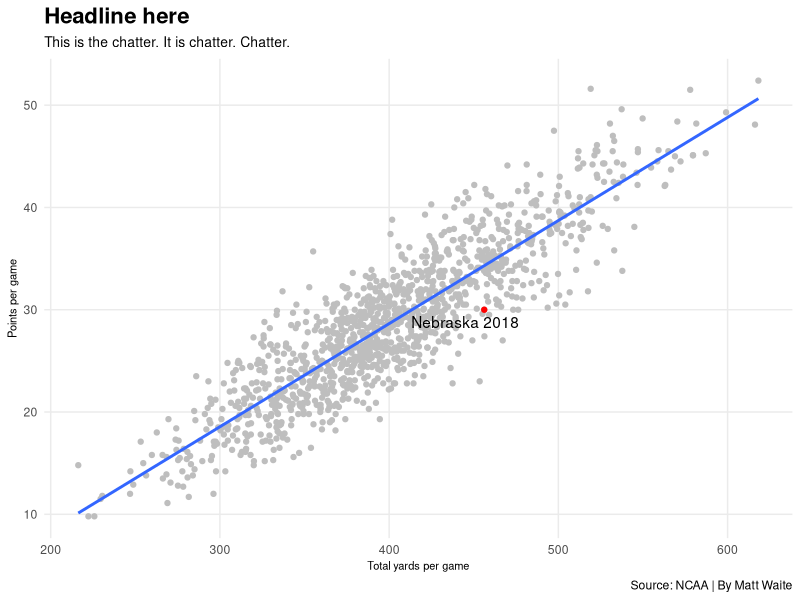
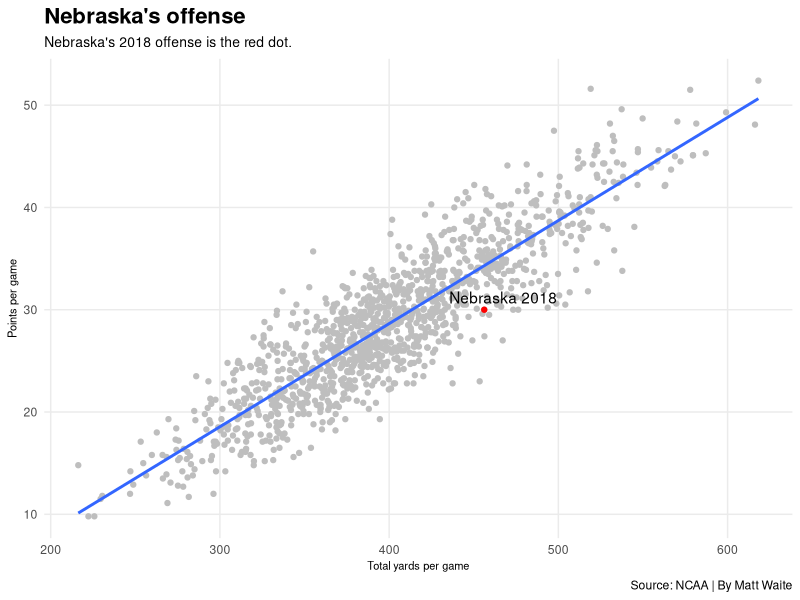
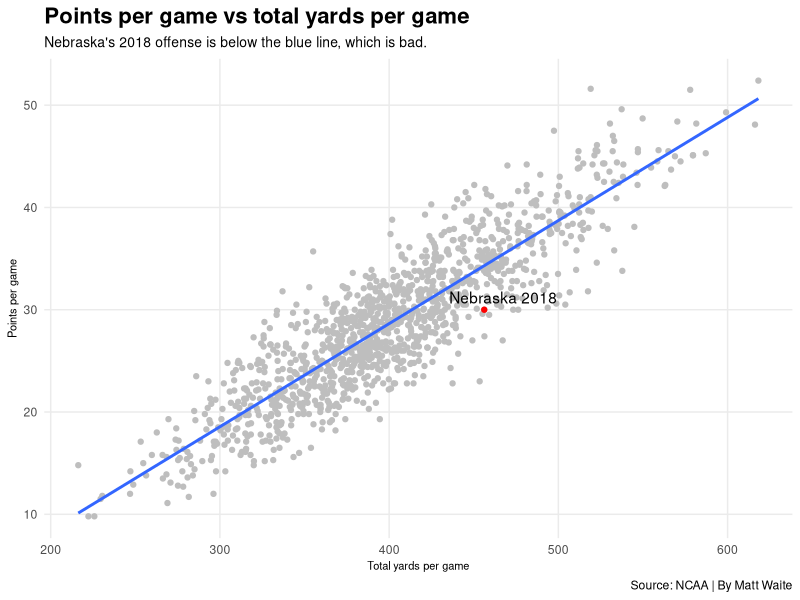
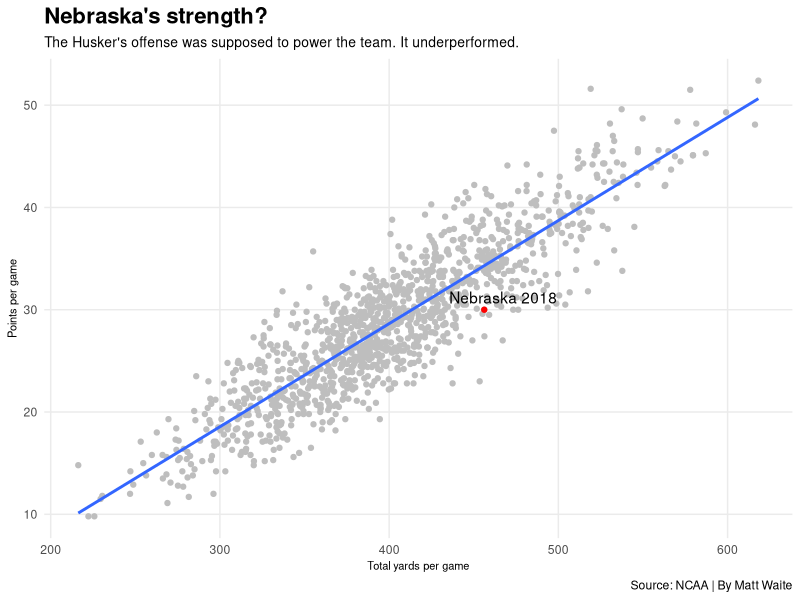
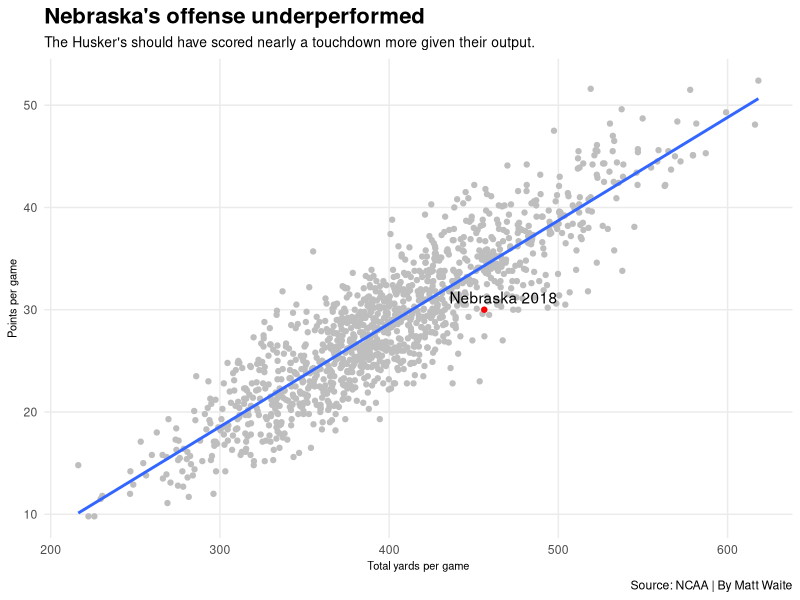

These figures' R source, in order:
## ---- chunk 1
#| warning: false
#| message: false
library(tidyverse)
library(ggrepel)
## ---- chunk 2
scoring <- read_csv("data/scoringoffense.csv")

total <- read_csv("data/totaloffense.csv")

offense <- total %>% left_join(scoring, by=c("Name", "Year"))

nu <- offense %>% filter(Name == "Nebraska") %>% filter(Year == 2018)
## ---- chunk 3
ggplot(offense, aes(x=`Yards/G`, y=`Points/G`)) + 
  geom_point(color="grey") + geom_smooth(method=lm, se=FALSE) + 
  labs(x="Total yards per game", y="Points per game", title="Headline here", subtitle="This is the chatter. It is chatter. Chatter.", caption="Source: NCAA | By Matt Waite") + 
  theme_minimal() + 
  theme(
    plot.title = element_text(size = 16, face = "bold"),
    axis.title = element_text(size = 8), 
    plot.subtitle = element_text(size=10), 
    panel.grid.minor = element_blank()
    ) +
  geom_point(data=nu, aes(x=`Yards/G`, y=`Points/G`), color="red") + 
  geom_text_repel(data=nu, aes(x=`Yards/G`, y=`Points/G`, label="Nebraska 2018"))
## ---- chunk 4
ggplot(offense, aes(x=`Yards/G`, y=`Points/G`)) + 
  geom_point(color="grey") + geom_smooth(method=lm, se=FALSE) + 
  labs(x="Total yards per game", y="Points per game", title="Nebraska's offense", subtitle="Nebraska's 2018 offense is the red dot.", caption="Source: NCAA | By Matt Waite") + 
  theme_minimal() + 
  theme(
    plot.title = element_text(size = 16, face = "bold"),
    axis.title = element_text(size = 8), 
    plot.subtitle = element_text(size=10), 
    panel.grid.minor = element_blank()
    ) +
  geom_point(data=nu, aes(x=`Yards/G`, y=`Points/G`), color="red") + 
  geom_text_repel(data=nu, aes(x=`Yards/G`, y=`Points/G`, label="Nebraska 2018"))
## ---- chunk 5
ggplot(offense, aes(x=`Yards/G`, y=`Points/G`)) + 
  geom_point(color="grey") + geom_smooth(method=lm, se=FALSE) + 
  labs(x="Total yards per game", y="Points per game", title="Points per game vs total yards per game", subtitle="Nebraska's 2018 offense is below the blue line, which is bad.", caption="Source: NCAA | By Matt Waite") + 
  theme_minimal() + 
  theme(
    plot.title = element_text(size = 16, face = "bold"),
    axis.title = element_text(size = 8), 
    plot.subtitle = element_text(size=10), 
    panel.grid.minor = element_blank()
    ) +
  geom_point(data=nu, aes(x=`Yards/G`, y=`Points/G`), color="red") + 
  geom_text_repel(data=nu, aes(x=`Yards/G`, y=`Points/G`, label="Nebraska 2018"))
## ---- chunk 6
ggplot(offense, aes(x=`Yards/G`, y=`Points/G`)) + 
  geom_point(color="grey") + geom_smooth(method=lm, se=FALSE) + 
  labs(x="Total yards per game", y="Points per game", title="Nebraska's strength?", subtitle="The Husker's offense was supposed to power the team. It underperformed.", caption="Source: NCAA | By Matt Waite") + 
  theme_minimal() + 
  theme(
    plot.title = element_text(size = 16, face = "bold"),
    axis.title = element_text(size = 8), 
    plot.subtitle = element_text(size=10), 
    panel.grid.minor = element_blank()
    ) +
  geom_point(data=nu, aes(x=`Yards/G`, y=`Points/G`), color="red") + 
  geom_text_repel(data=nu, aes(x=`Yards/G`, y=`Points/G`, label="Nebraska 2018"))
## ---- chunk 7
ggplot(offense, aes(x=`Yards/G`, y=`Points/G`)) + 
  geom_point(color="grey") + geom_smooth(method=lm, se=FALSE) + 
  labs(x="Total yards per game", y="Points per game", title="Nebraska's offense underperformed", subtitle="The Husker's should have scored nearly a touchdown more given their output.", caption="Source: NCAA | By Matt Waite") + 
  theme_minimal() + 
  theme(
    plot.title = element_text(size = 16, face = "bold"),
    axis.title = element_text(size = 8), 
    plot.subtitle = element_text(size=10), 
    panel.grid.minor = element_blank()
    ) +
  geom_point(data=nu, aes(x=`Yards/G`, y=`Points/G`), color="red") + 
  geom_text_repel(data=nu, aes(x=`Yards/G`, y=`Points/G`, label="Nebraska 2018"))
